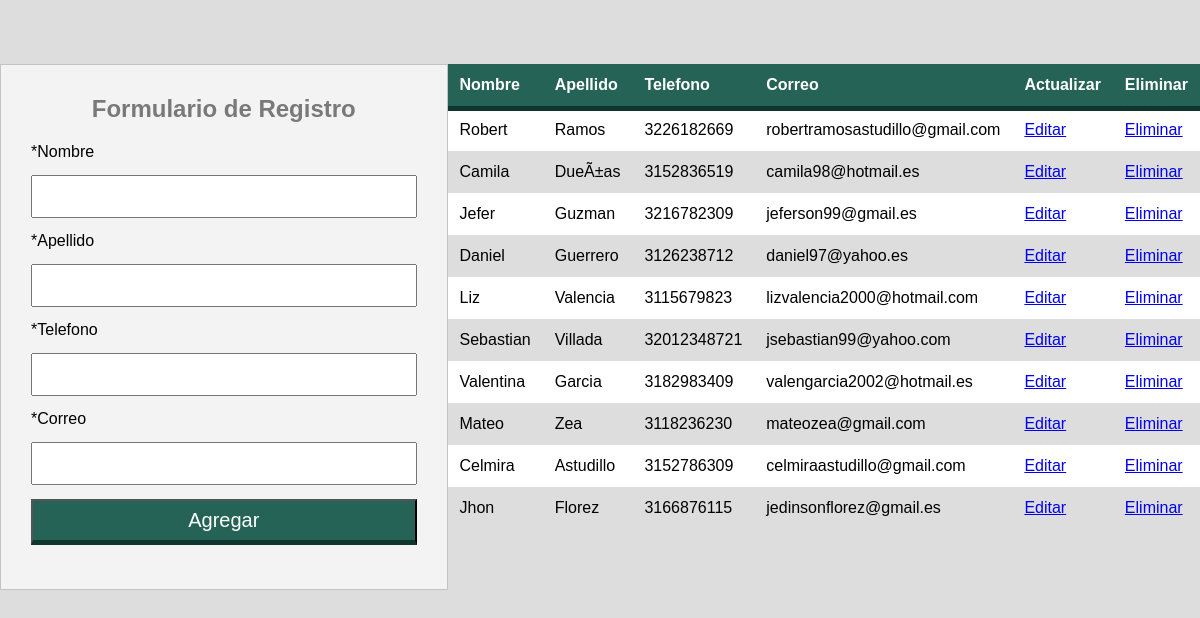
The page / on the database its author committed.
### tables this page shows
CREATE TABLE IF NOT EXISTS `persona` (
  `id` int(11) NOT NULL AUTO_INCREMENT,
  `nombre` varchar(100) NOT NULL,
  `apellido` varchar(100) NOT NULL,
  `telefono` char(12) NOT NULL,
  `email` varchar(150) NOT NULL,
  PRIMARY KEY (`id`)
);

### metodosCrud.php (called while the page is built, shortened)
<?php
    class metodos
    {
        public function mostrarDatos($sql)
        {
            $c= new conectar();
            $connection=$c->connection();
            $result=mysqli_query($connection,$sql);
            return mysqli_fetch_all($result,MYSQLI_ASSOC);
        }
    }
?>

### index.php (the view, shortened to what this page needs)
<?php
    require_once "metodosCrud.php";
?>
<!DOCTYPE html>
<html lang="en">
<head>
    <link rel="stylesheet" href="css/style.css">
</head>
<body>
<form action="procesos/insertar.php" method="POST">
<h2>Formulario de Registro</h2>
    <label>*Nombre</label>
    <input type="text" name="txtnombre" id="itnombre">
    <label>*Apellido</label>
    <input type="text" name="txtapellido" id="itapellido">
    <label>*Telefono</label>
    <input type="text" name="txttelefono" id="ittelefono">
    <label>*Correo</label>
    <input type="text" name="txtemail" id="itemail">
    <input type="submit" value="Agregar" id="bEnviar">
</form>
<div id="main-container">
<table>
    <tr>
        <thead>
            <th>Nombre</th>
            <th>Apellido</th>
            <th>Telefono</th>
            <th>Correo</th>
            <th>Actualizar</th>
            <th>Eliminar</th>
        </thead>
    </tr>
    <?php
        $obj= new metodos();
        $sql="SELECT * FROM persona";
        $datos=$obj->mostrarDatos($sql);
        foreach ($datos as $key )
            {
    ?>
    <tr>
        <td><?php echo $key['nombre'];?></td>
        <td><?php echo $key['apellido'];?></td>
        <td><?php echo $key['telefono'];?></td>
        <td><?php echo $key['email'];?></td>
        <td>
            <a href="editar.php?id=<?php echo $key['id']?>" >
            Editar
            </a>
        </td>
        <td>
            <a href="procesos/eliminar.php?id=<?php echo $key['id']?>" >
            Eliminar
            </a>
        </td>
    </tr>
    <?php
        }
    ?>
</table>
</div>
</body>
</html>

### css/style.css (style rules this page uses)
* { margin: 0; padding: 0; font-family: sans-serif; box-sizing: border-box; }
body { background: #ddd; display: flex; background-image: url("https://i.imgur.com/sOL2eMq.jpg"); background-repeat: no-repeat; }
form { margin: 4em auto; width: 50%; max-width: 500px; background: #f3f3f3; padding: 30px; border: 1px solid rgba(0,0,0,0.2); }
h2 { text-align: center; margin-bottom: 20px; color: rgba(0,0,0,0.5); }
input { display: block; padding: 8px; width: 100%; margin: 14px 0; font-size: 20px; }
input[type="submit"] { background-color: #246355; border-bottom: 5px solid #0f362d; color: white; cursor: pointer; }
#main-container { margin:4em auto; }
table { background-color: white; text-align: left; border-collapse: collapse; width: 100%; }
th, td { padding: 12px; }
thead { background-color: #246355; border-bottom: 5px solid #0f362d; color: white; }
tr:nth-child(even) { background: #ddd; }

### rows shown on the page
persona: nombre "Robert", apellido "Ramos", telefono "3226182669", email "robertramosastudillo@gmail.com"
persona: nombre "Camila", apellido "DueÃ±as", telefono "3152836519", email "camila98@hotmail.es"
persona: nombre "Jefer", apellido "Guzman", telefono "3216782309", email "jeferson99@gmail.es"
persona: nombre "Daniel", apellido "Guerrero", telefono "3126238712", email "daniel97@yahoo.es"
persona: nombre "Liz", apellido "Valencia", telefono "3115679823", email "lizvalencia2000@hotmail.com"
persona: nombre "Sebastian", apellido "Villada", telefono "32012348721", email "jsebastian99@yahoo.com"
persona: nombre "Valentina", apellido "Garcia", telefono "3182983409", email "valengarcia2002@hotmail.es"
persona: nombre "Mateo", apellido "Zea", telefono "3118236230", email "mateozea@gmail.com"
persona: nombre "Celmira", apellido "Astudillo", telefono "3152786309", email "celmiraastudillo@gmail.com"
persona: nombre "Jhon", apellido "Florez", telefono "3166876115", email "jedinsonflorez@gmail.es"
